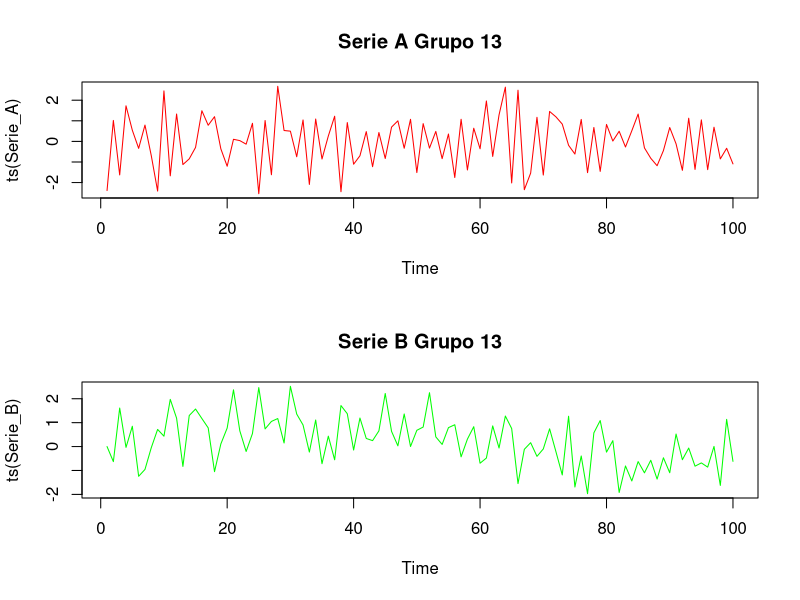
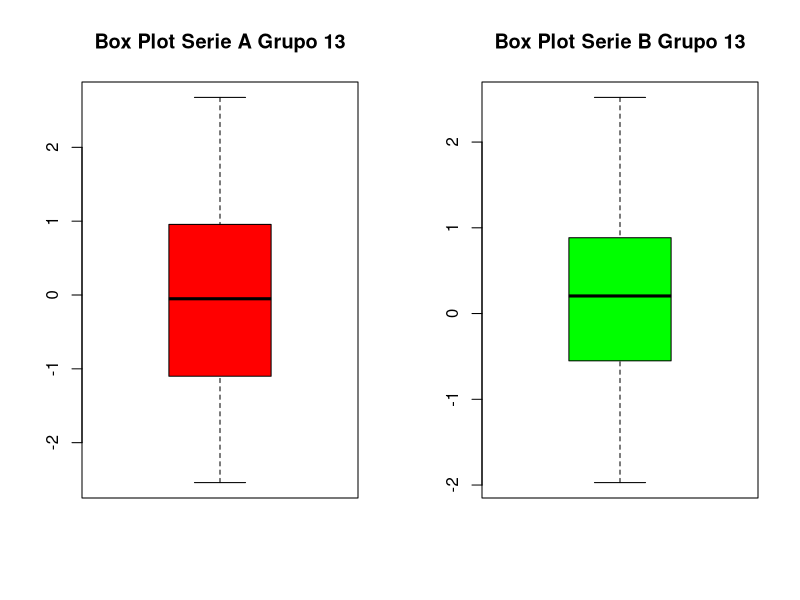
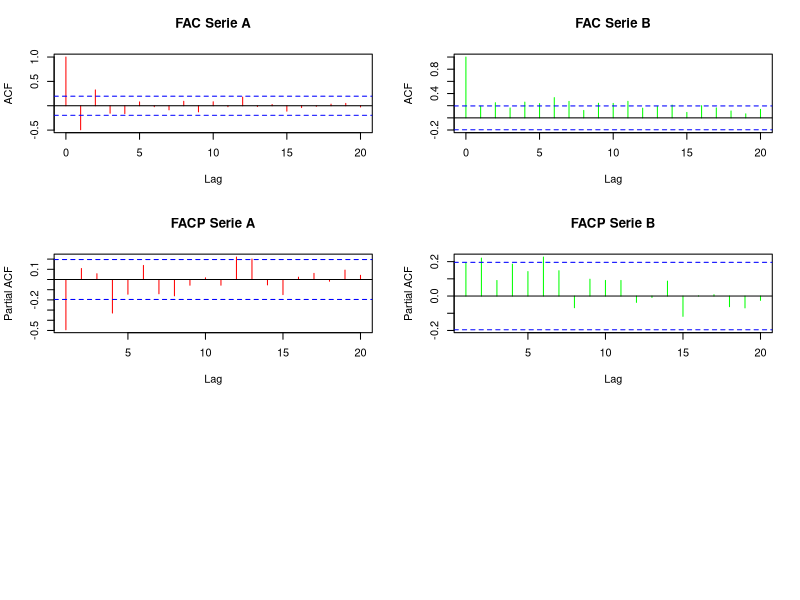
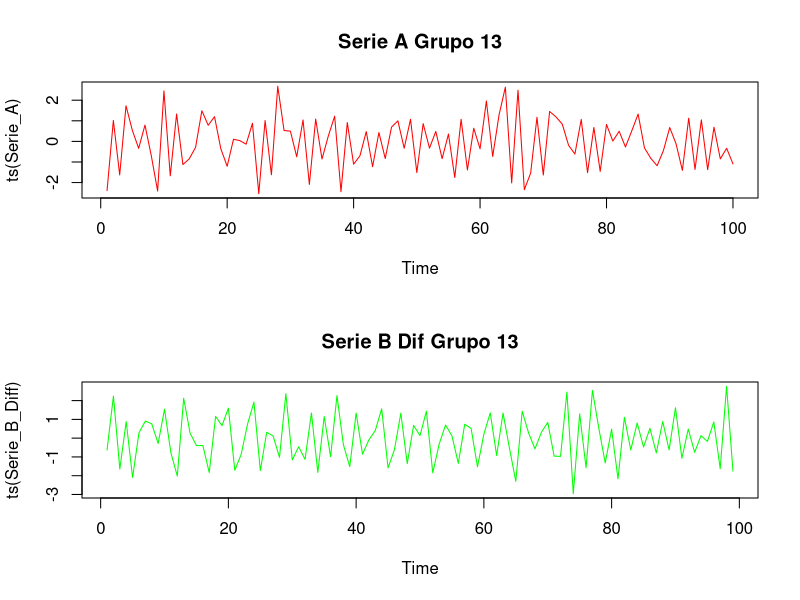
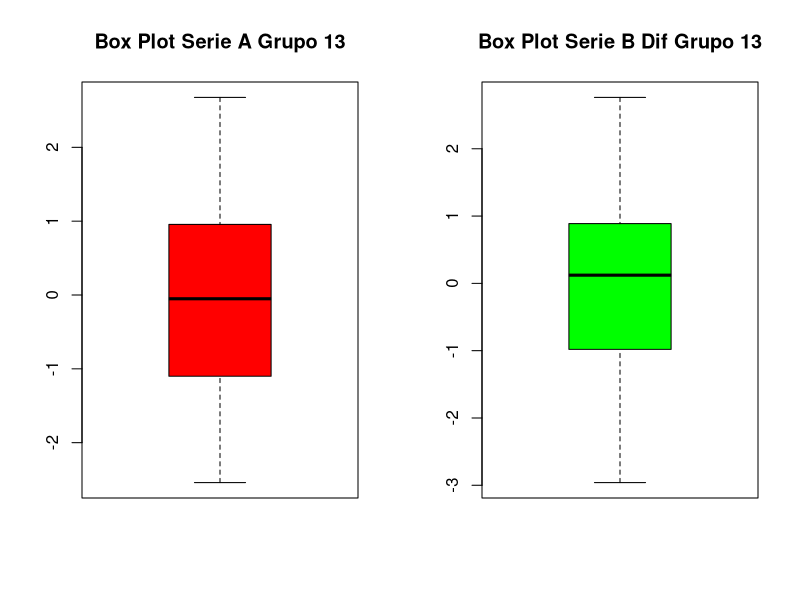
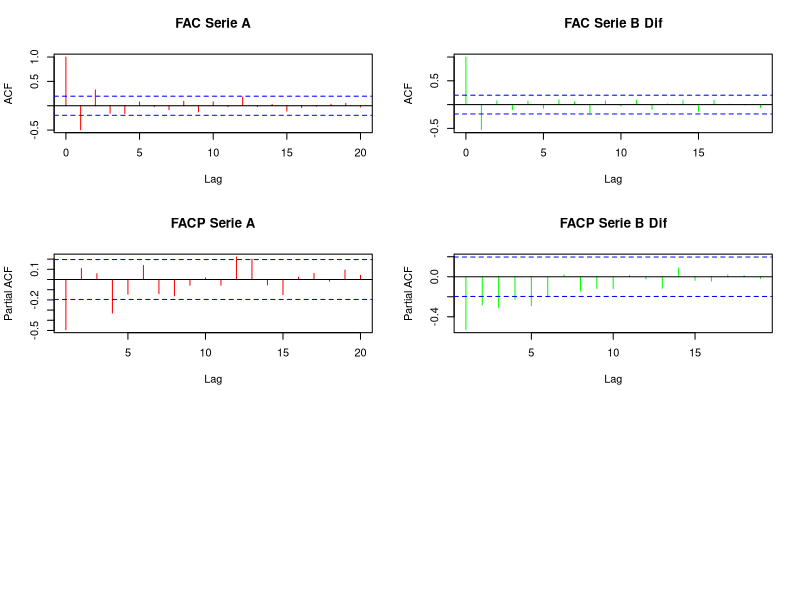

Reproduce these figures in R, in order.
#Bajamos la Data del trabajo practico

library(tseries)
library(urca)

Data<-read.csv2(file = "Grupo 13.csv")

attach(Data)

Data1<-ts(Data,class = "ts") #Creamos la serie de tiempo de la data. Me mantiene el nombre original

par(mfrow = c(2,1))
plot(ts(Serie_A), main = "Serie A Grupo 13", col = "red") #Graficamos ambas series de tiempo. En primera instancia, la serie A es estacionaria, pero no lo es la serie B
plot(ts(Serie_B), main = "Serie B Grupo 13", col = "green")
#Instalar el paquete "psych" para poder utilizar la funcion describe

library(psych)

describe(Data,quant = c(0,0.25,0.5,0.75,1)) #Analisis descriptivo
#skew es la asmimetria. Se encuentran cercanos a 0

#Analizamos la Kurtosis de ambas series

kurtosi(Data) #Ambas son planicurticas

#Graficamos el Boxplot
par(mfrow = c(1,2))
boxplot(Serie_A,main = "Box Plot Serie A Grupo 13", col = "red")
boxplot(Serie_B,main = "Box Plot Serie B Grupo 13", col = "green")

#Para la FAs, FAC y FACP
par(mfrow = c(3,2))
acf(Serie_A, main = "FAC Serie A", col = "red")
acf(Serie_B, main = "FAC Serie B", col = "green")
pacf(Serie_A, main = "FACP Serie A", col = "red") 
pacf(Serie_B, main = "FACP Serie B", col = "green") #Otra vez, en primera instancia la serie B no es estacionaria

Serie_B_Diff<-diff(Serie_B) #Diferenciamos la serie

par(mfrow = c(2,1))
plot(ts(Serie_A), main = "Serie A Grupo 13", col = "red")
plot(ts(Serie_B_Diff), main = "Serie B Dif Grupo 13", col = "green") #Parece ser estacionaria por el momento

#Se compara nuevamente los box plot
par(mfrow = c(1,2))
boxplot(Serie_A,main = "Box Plot Serie A Grupo 13", col = "red")
boxplot(Serie_B_Diff,main = "Box Plot Serie B Dif Grupo 13", col = "green")

#Se vuelve a graficar la FAS, FAC y FACP
par(mfrow = c(3,2))
acf(Serie_A, main = "FAC Serie A", col = "red")
acf(Serie_B_Diff, main = "FAC Serie B Dif", col = "green")
pacf(Serie_A, main = "FACP Serie A", col = "red") 
pacf(Serie_B_Diff, main = "FACP Serie B Dif", col = "green") #Ahora si parece ser estacionario  

#Modelizamos
M1_SerieA<-arima(Serie_A,order = c(1,0,0))
M1_SerieA

M2_SerieA<-arima(Serie_A,order = c(0,0,2))
M2_SerieA

M3_SerieA<-arima(Serie_A,order = c(1,0,1))
M3_SerieA

M4_SerieA<-arima(Serie_A,order=c(2,0,1))
M4_SerieA

M5_SerieA<-arima(Serie_A,order=c(2,0,2))
M5_SerieA

M6_SerieA<-arima(Serie_A,order=c(1,1,1))
M6_SerieA

M7_SerieA<-arima(Serie_A,order=c(2,1,0))
M7_SerieA

M8_SerieA<-arima(Serie_A,order=c(1,2,2))
M8_SerieA


M1_SerieB<-arima(Serie_B_Diff,c(1,1,1))
M1_SerieB #Hay raiz unitaria, por lo tanto no es estacionario
